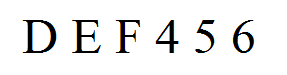
//> input picture Input/test2.png, 287 x 75 px
$ ./main Input/training_chars.png   (built with g++ and OpenCV 4)
//> lines starting //> are read from the running program, lines starting //| are printed output that depends on the picture; after the words box and inside, x2 and y2 are one past the last pixel; in counts of white or black regions, pixels touching at a corner belong together
//> further down, inputTestImage1 is the input picture: 75 rows x 287 cols, CV_8UC3; mean B, G, R 236.2, 236.2, 236.2
#include <stdio.h>
#include <iostream>
#include <string>
#include <opencv2/opencv.hpp>
#include <opencv2/ml.hpp>

const int IMAGE_WIDTH = 20;
const int IMAGE_HEIGHT = 30;

const char* INPUT_TRAINING_IMAGE_PATH = "./Input/training_chars.png";
const char* CLASSIFICATION_INTS_PATH = "./Output/classifications.xml";
const char* CLASSIFICATION_IMAGES_PATH = "./Output/images.xml";

const double minContourArea = 100.0f;

std::vector<int> validDigits = { '0', '1', '2', '3', '4', '5', '6', '7', '8', '9' };
std::vector<int> validChars = { 'A', 'B', 'C', 'D', 'E', 'F', 'G', 'H', 'I', 'J',
        'K', 'L', 'M', 'N', 'O', 'P', 'Q', 'R', 'S', 'T',
        'U', 'V', 'W', 'X', 'Y', 'Z' };

cv::Mat matClassificationInts, matClassificationImages;

cv::Mat imagePreprocessThresholding(const cv::Mat &inputImage)
{
	cv::Mat grayscaleImage, blurredImage, thresholdedImage;

	// Convert to grayscale
	cv::cvtColor(inputImage, grayscaleImage, cv::COLOR_BGR2GRAY);
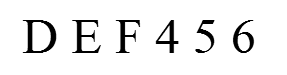
//> grayscaleImage: 75 rows x 287 cols, CV_8UC1; min 0, max 255, mean 236.2

	// Apply gaussian blur
	cv::Size kernelSize = cv::Size(5, 5);
	cv::GaussianBlur(grayscaleImage, blurredImage, kernelSize, 0);
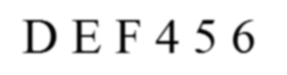
//> blurredImage: 75 rows x 287 cols, CV_8UC1; min 0, max 255, mean 236.2

	// Apply adaptive threshold
	double maxValue = 255; // Replace the pixels that pass the threshold value
	int gaussianWindowBlockSize = 11; // Size of the window used to calculate the threshold value
	double c = 2; // Value to subtract from the weighted mean of the window used
	cv::adaptiveThreshold(blurredImage,
		thresholdedImage,
		maxValue,
		cv::ADAPTIVE_THRESH_GAUSSIAN_C,
		cv::THRESH_BINARY_INV,
		gaussianWindowBlockSize,
		c);
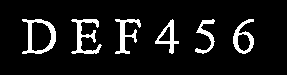
//> thresholdedImage: 75 rows x 287 cols, CV_8UC1; 9% white; 6 white regions

	// Display processed image
	cv::imshow("thresholdedInputImage", thresholdedImage);

	return thresholdedImage;
}

// [15 lines left out: function writeClassificationToFile, not called in this run]

cv::Mat readClassificationFromFile(const std::string &fileName, const std::string &sectionName)
{
	// Open classification file
	cv::FileStorage fs(fileName, cv::FileStorage::READ);

	if (fs.isOpened() == false)
	{
		std::cout << "Failed to open the classification file: " << fileName << "\n";
		return cv::Mat();
	}

	// Read classification data
	cv::Mat matClassification;
	fs[sectionName] >> matClassification;
	fs.release();

	return matClassification;
}

bool fileExists(const char* filename)
{
	std::ifstream infile(filename);
	return infile.good();
}

// [76 lines left out: function doClassification, not called in this run]

void trainKNN(cv::Ptr<cv::ml::KNearest> kNearest)
{
	// Train the ML
	kNearest->train(matClassificationImages, cv::ml::ROW_SAMPLE, matClassificationInts);
}

void testKNN(const cv::Mat &inputImage, cv::Ptr<cv::ml::KNearest> kNearest)
{
	// Test the KNN algorithm

	// Process the input image to get the thresholded image
	cv::Mat thresholdedTestImage1 = imagePreprocessThresholding(inputImage);

	// Make a copy of the thresholded image to find the contours
	cv::Mat thresholdedTestImage1Copy = thresholdedTestImage1.clone();

	// Find contours
	std::vector<std::vector<cv::Point> > contours;
	cv::findContours(thresholdedTestImage1Copy, contours, cv::RETR_EXTERNAL, cv::CHAIN_APPROX_SIMPLE);
//> contours = 6 contours; box (x1, y1, x2, y2) and area: (22, 19, 56, 54) 815, (233, 19, 254, 54) 400, (155, 19, 179, 54) 300, (71, 19, 102, 54) 297, (115, 19, 141, 54) 242, (195, 19, 215, 54) 176

	// Data structure that holds together the list of points that form the contour and the bounding
	// rectangle. Used to sort the resulting bounding rectangles from left to right.
	struct ContourData
	{
		std::vector<cv::Point> contourPoints;
		cv::Rect boundingRect;

		static bool sortByXCoordinate(const ContourData &lhs, const ContourData &rhs)
		{
			return lhs.boundingRect.x < rhs.boundingRect.x;
		}
	};

	// Iterate through each of the contours found and fill in the array of valid contours
	std::vector<ContourData> listOfContours = {};
	for (auto &contour : contours)
	{
		ContourData contourData = {};
		contourData.contourPoints = contour;
		contourData.boundingRect = cv::boundingRect(contour);
		if (cv::contourArea(contour) > minContourArea)
			listOfContours.push_back(contourData);
	}
//> this loop made 6 passes
//> contourData.boundingRect on passes 1 to 6: Rect(233, 19, 21, 35), Rect(195, 19, 20, 35), Rect(155, 19, 24, 35), Rect(115, 19, 26, 35), Rect(71, 19, 31, 35), Rect(22, 19, 34, 35)

	// Sort the list of valid contours based on the x coordinate of the bounding rect
	std::sort(listOfContours.begin(), listOfContours.end(), ContourData::sortByXCoordinate);

	for (auto& contour : listOfContours)
	{
		// Draw the bounding rect on top of the test image
		cv::rectangle(inputImage, contour.boundingRect, cv::Scalar(0.0f, 255.0f, 0.0f), 2);

		// Extract and resize ROI from the test image
		cv::Mat originalROI = thresholdedTestImage1(contour.boundingRect);
		cv::Mat threasholdImageROI;
		cv::resize(originalROI, threasholdImageROI, cv::Size(IMAGE_WIDTH, IMAGE_HEIGHT));

		// Convert elements to float
		cv::Mat floatImage;
		threasholdImageROI.convertTo(floatImage, CV_32F);
		// Reshape mat
		cv::Mat flattenedImage = floatImage.reshape(1, 1);

		int numOfSamples = 1;
		cv::Mat matCurrentCharResult(0, 0, CV_32F);
		kNearest->findNearest(flattenedImage, numOfSamples, matCurrentCharResult);

		// Print to console the current character
		float currentChar = (float)matCurrentCharResult.at<float>(0, 0);
		std::cout << (char)(int)(currentChar);
	}
//> this loop made 6 passes
//> (contour.boundingRect, matCurrentCharResult, currentChar) on passes 2 to 6: (Rect(71, 19, 31, 35), [69], 69), (Rect(115, 19, 26, 35), [70], 70), (Rect(155, 19, 24, 35), [52], 52), (Rect(195, 19, 20, 35), [53], 53), (Rect(233, 19, 21, 35), [54], 54)
//> (matCurrentCharResult, currentChar) on pass 1: ([68], 68)
//| DEF456
//> pass 1, in testKNN, `cv::Mat originalROI = thresholdedTestImage1(contour.boundingRect);`:
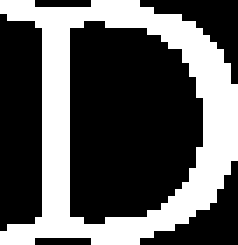
//> originalROI: 35 rows x 34 cols, CV_8UC1 (shown 7 times larger); 35.5% white; 1 white region, box (x1, y1, x2, y2) and area: (0, 0, 34, 35) 423
//> pass 1, in testKNN, `cv::resize(originalROI, threasholdImageROI, cv::Size(IMAGE_WIDTH, IMAG..`:
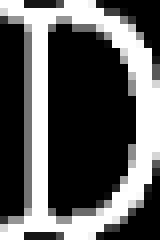
//> threasholdImageROI: 30 rows x 20 cols, CV_8UC1 (shown 8 times larger); min 0, max 255, mean 91.4
//> pass 2, in testKNN, `cv::Mat originalROI = thresholdedTestImage1(contour.boundingRect);`:
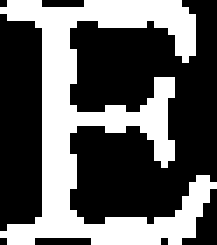
//> originalROI: 35 rows x 31 cols, CV_8UC1 (shown 7 times larger); 37.2% white; 1 white region, box (x1, y1, x2, y2) and area: (0, 0, 31, 35) 404
//> after the loop:
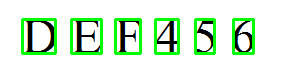
//> inputImage: 75 rows x 287 cols, CV_8UC3; 9.76% of pixels changed, all inside (x1, y1, x2, y2) = (21, 18, 255, 55)

	std::cout << "\n";
}

int main(int argc [[maybe_unused]], char **argv [[maybe_unused]])
{
	// Check if we already have the classifiers ready
	if (!fileExists(CLASSIFICATION_INTS_PATH) || !fileExists(CLASSIFICATION_IMAGES_PATH))
	{
		// Do classification for digits and characters
		if (doClassification() < 0)
			std::cout << "Failed to do the classification. \n";
	}
	else
	{
		// Read the classification files
		matClassificationInts = readClassificationFromFile(CLASSIFICATION_INTS_PATH, "classifications");
		if (matClassificationInts.empty())
		{
			std::cout << "Failed to read classification file: " << CLASSIFICATION_INTS_PATH << "\n";
			return -1;
		}

		matClassificationImages = readClassificationFromFile(CLASSIFICATION_IMAGES_PATH, "images");
		if (matClassificationImages.empty())
		{
			std::cout << "Failed to read classification file: " << CLASSIFICATION_IMAGES_PATH << "\n";
			return -1;
		}
	}

	// Use the results of the classification to train the ML algorithm and test it

	// Load test image
	const char* inputTestImagePath1 = "./Input/test2.png";
	cv::Mat inputTestImage1 = cv::imread(inputTestImagePath1);
	if (inputTestImage1.empty())
	{
		std::cout << "Failed to open input test image: " << inputTestImagePath1 << "\n";
		return -1;
	}

	// Test KNN

	// Create KNN object
	cv::Ptr<cv::ml::KNearest> kNearest(cv::ml::KNearest::create());
	trainKNN(kNearest);
	testKNN(inputTestImage1, kNearest);

	// [26 lines of commented-out code are left out]

	cv::waitKey(0);

	// Quit
	cv::destroyAllWindows();

	return 0;
}
